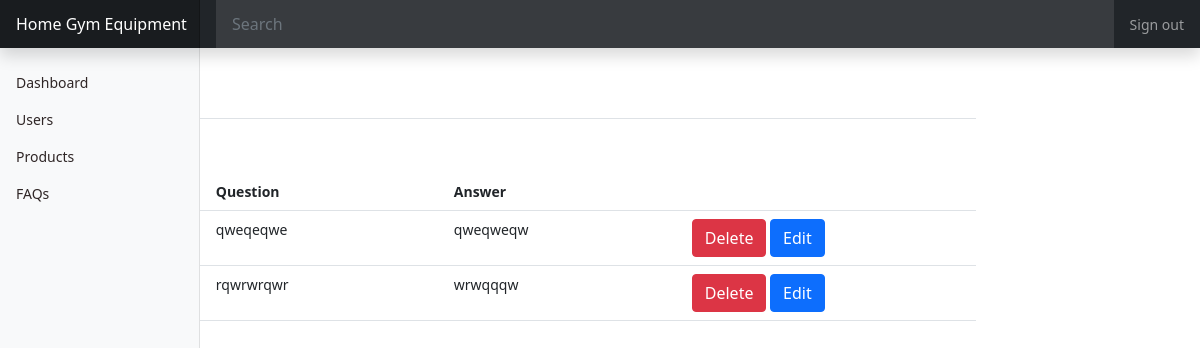
/faqindex.php (signed in), run on an earlier commit of the app's database.
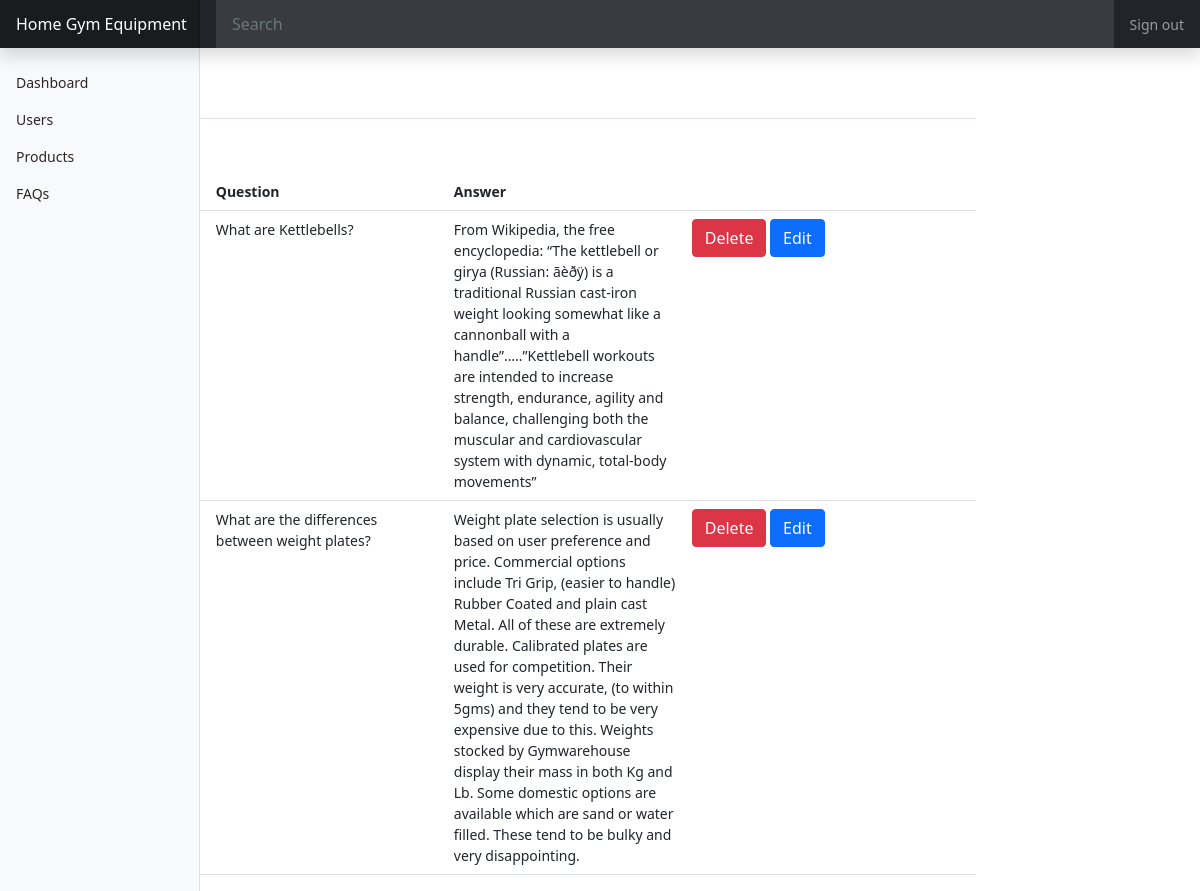
And on a later commit of the database.
### tables this page shows
CREATE TABLE IF NOT EXISTS `faq` (
  `id` int(11) NOT NULL AUTO_INCREMENT,
  `user_id` int(11) NOT NULL,
  `question` text NOT NULL,
  `answer` text NOT NULL,
  PRIMARY KEY (`id`)
);

### faqindex.php (the view)
<?php
    include('adminheader.php');
    include('dbconfig.php');
    $sql = "SELECT faq.*,users.firstname FROM `faq` INNER JOIN users ON faq.user_id = users.id";
    $result = $conn->query($sql);
?>
<div class="container-fluid">
    <div class="row">
        <?php include('sidebar.php');?>
        <main class="col-md-9 ml-sm-auto col-lg-10 px-md-4">
            <div
                class="d-flex justify-content-between flex-wrap flex-md-nowrap align-items-center pt-3 pb-2 mb-3 border-bottom">
                <h1 class="h2">FAQ</h1>
            </div>
            <div class="row">
                <div class="col-md-12">
                    <a href="faqform.php" class="btn btn-success">Add FAQ</a>
                    <?php
                    if($result->num_rows > 0)
                    {
                ?>
                    <table class="table">
                        <tr>
                            <th>User Name</th>
                            <th>Question</th>
                            <th>Answer</th>
                            <th></th>
                        </tr>
                        <?php
                            while($row = $result->fetch_assoc())
                            {
                        ?>
                        <tr>
                            <td><?php echo $row['firstname']?></td>
                            <td class="w-25"><?php echo $row['question'];?></td>
                            <td class="w-25"><?php echo $row['answer'];?></td>
                            <td>
                                <a href="faqdelete.php?id=<?php echo $row['id'];?>" class="btn btn-danger">Delete</a>
                                <a href="faqedit.php?id=<?php echo $row['id'];?>" class="btn btn-primary">Edit</a>
                            </td>
                        </tr>
                        <?php
                            }
                        ?>
                    </table>
                    <?php
                    }else{
                        echo "There is no records.";
                    }
                ?>
                </div>
            </div>
        </main>
    </div>
</div>
<?php include('adminfooter.php');?>

What changed in the data, as far as the page shows it:
removed faq: question "qweqeqwe", answer "qweqweqw"
removed faq: question "rqwrwrqwr", answer "wrwqqqw"
added faq: question "What are Kettlebells?", answer "From Wikipedia, the free encyclopedia: “The kettlebell or girya (Russian: ãèðÿ) is a traditional Russian cast-iron weight looking somewhat like a cannonball with a handle”…..”Kettlebell workouts are intended to increase strength, endurance, agility and balance, challenging both the muscular and cardiovascular system with dynamic, total-body movements”"
added faq: question "What are the differences between weight plates?", answer "Weight plate selection is usually based on user preference and price. Commercial options include Tri Grip, (easier to handle) Rubber Coated and plain cast Metal. All of these are extremely durable. Calibrated plates are used for competition. Their weight is very accurate, (to within 5gms) and they tend to be very expensive due to this. Weights stocked by Gymwarehouse display their mass in both Kg and Lb. Some domestic options are available which are sand or water filled. These tend to be bulky and very disappointing."
